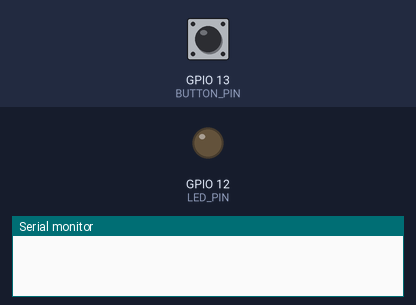
Simulated run of this sketch. Board: ESP32. Parts: output pins drawn as LEDs (lit = HIGH), the last lines printed to the serial monitor. Dashed ring = blinking. The inputs (shaded band) are chosen by the test bench; at power-on: GPIO 13 (BUTTON_PIN) HIGH. WiFi joins after 1.5 s; servers stay silent unless stated; the local clock reads 2024-03-15 10:24:30 at power-on unless the sketch sets it; the camera gives no picture.

Above: at 1.5 s.
1.6 s: GPIO 13 (BUTTON_PIN) pulled LOW for 0.15 s
At 1.73 s:
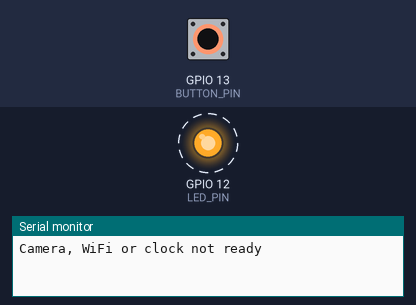
Timing chart, 0 to 4.6 s (numbered marks = the images above; inputs shaded):
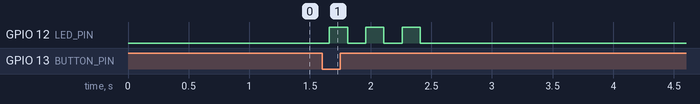

Measured:
- after the input at 1.6 s, GPIO 12 (LED_PIN): alternates HIGH for 0.15 s and LOW for 0.15 s, 6 changes in all, then stays LOW, starting after 0.06 s

The sketch:

iot_gallery.ino
```cpp
// AI-Thinker ESP32-CAM, Arduino ESP32 core 3.x.
// Button GPIO13 -> JPEG -> authenticated URL API -> private S3 HTTPS PUT.
#include "esp_camera.h"
#include <WiFi.h>
#include <WiFiClientSecure.h>
#include <HTTPClient.h>
#include <time.h>
#include "config.h"

#define BUTTON_PIN 13
#define LED_PIN 12
unsigned long lastWifiAttempt = 0;
bool cameraReady = false;

void blinkError() {
  for (int i = 0; i < 3; i++) {
    digitalWrite(LED_PIN, HIGH); delay(150);
    digitalWrite(LED_PIN, LOW); delay(150);
  }
}

bool initCamera() {
  camera_config_t c = {}; // Zero all fields, including core-version extensions.
  c.ledc_channel = LEDC_CHANNEL_0; c.ledc_timer = LEDC_TIMER_0;
  c.pin_d0 = 5; c.pin_d1 = 18; c.pin_d2 = 19; c.pin_d3 = 21;
  c.pin_d4 = 36; c.pin_d5 = 39; c.pin_d6 = 34; c.pin_d7 = 35;
  c.pin_xclk = 0; c.pin_pclk = 22; c.pin_vsync = 25; c.pin_href = 23;
  c.pin_sccb_sda = 26; c.pin_sccb_scl = 27; c.pin_pwdn = 32; c.pin_reset = -1;
  c.xclk_freq_hz = 20000000; c.pixel_format = PIXFORMAT_JPEG;
  c.frame_size = psramFound() ? FRAMESIZE_SXGA : FRAMESIZE_VGA;
  c.jpeg_quality = 12; c.fb_count = 1;
  c.fb_location = psramFound() ? CAMERA_FB_IN_PSRAM : CAMERA_FB_IN_DRAM;
  c.grab_mode = CAMERA_GRAB_WHEN_EMPTY;
  return esp_camera_init(&c) == ESP_OK;
}

bool clockReady() {
  // TLS needs a credible clock. NTP is initialized at boot and syncs after WiFi.
  return time(nullptr) > 1735689600; // 2025-01-01, not a substitute for CA checks.
}

void captureAndUpload() {
  if (!cameraReady || WiFi.status() != WL_CONNECTED || !clockReady()) {
    Serial.println("Camera, WiFi or clock not ready"); blinkError(); return;
  }
  camera_fb_t* fb = esp_camera_fb_get();
  if (!fb) { Serial.println("Capture failed"); blinkError(); return; }
  WiFiClientSecure tls;
  tls.setCACert(AWS_ROOT_CA);
  HTTPClient http;
  http.setConnectTimeout(10000); http.setTimeout(15000);
  int code = -1;
  String url;
  if (http.begin(tls, PRESIGN_API)) {
    http.addHeader("X-Device-Secret", DEVICE_SECRET);
    http.addHeader("X-Image-Bytes", String((unsigned int)fb->len));
    code = http.POST("");
    if (code == 200) url = http.getString();
    http.end();
  }
  // Never log the secret or bearer URL. No automatic retry of expired URLs.
  if (code != 200 || !url.startsWith("https://")) {
    esp_camera_fb_return(fb); Serial.printf("URL API failed: %d\n", code); blinkError(); return;
  }
  tls.stop();
  HTTPClient upload;
  upload.setConnectTimeout(10000); upload.setTimeout(20000);
  code = -1;
  if (upload.begin(tls, url)) {
    upload.addHeader("Content-Type", "image/jpeg");
    code = upload.PUT(fb->buf, fb->len);
    upload.end();
  }
  esp_camera_fb_return(fb);
  Serial.printf("Upload HTTP %d\n", code);
  if (code == 200) { digitalWrite(LED_PIN, HIGH); delay(1000); digitalWrite(LED_PIN, LOW); }
  else blinkError();
}

void setup() {
  Serial.begin(115200);
  pinMode(LED_PIN, OUTPUT); digitalWrite(LED_PIN, LOW);
  pinMode(BUTTON_PIN, INPUT_PULLUP);
  cameraReady = initCamera();
  if (!cameraReady) Serial.println("Camera init failed; check wiring/board and reboot");
  WiFi.mode(WIFI_STA); WiFi.setAutoReconnect(true);
  WiFi.begin(WIFI_SSID, WIFI_PASS); lastWifiAttempt = millis();
  configTime(0, 0, "pool.ntp.org", "time.nist.gov");
}

void loop() {
  if (WiFi.status() != WL_CONNECTED && millis() - lastWifiAttempt >= 10000) {
    lastWifiAttempt = millis(); WiFi.disconnect(); WiFi.begin(WIFI_SSID, WIFI_PASS);
  }
  // Poll and debounce; no ISR races or millis() call from an interrupt.
  static int lastReading = HIGH, stable = HIGH;
  static unsigned long changedAt = 0;
  int reading = digitalRead(BUTTON_PIN);
  if (reading != lastReading) { changedAt = millis(); lastReading = reading; }
  if (millis() - changedAt >= 50 && reading != stable) {
    stable = reading;
    if (stable == LOW) captureAndUpload();
  }
  delay(10);
}
```

config.example.h
```cpp
#pragma once
// Copy to config.h locally. Never commit config.h or upload it to GitHub.
static const char WIFI_SSID[] = "YOUR_WIFI";
static const char WIFI_PASS[] = "YOUR_WIFI_PASSWORD";
static const char PRESIGN_API[] = "https://YOUR_API_ID.execute-api.ap-south-1.amazonaws.com/presign";
static const char DEVICE_SECRET[] = "REPLACE_WITH_THE_DEPLOYED_RANDOM_SECRET";
// Paste the currently trusted root CA PEM(s) for BOTH API Gateway and regional S3.
// Get certificates from the issuing CA's official repository, verify fingerprints
// independently, and plan certificate/root updates. Do NOT use setInsecure().
static const char AWS_ROOT_CA[] = R"PEM(
-----BEGIN CERTIFICATE-----
REPLACE_WITH_VERIFIED_ROOT_CA_PEM
-----END CERTIFICATE-----
)PEM";
```
